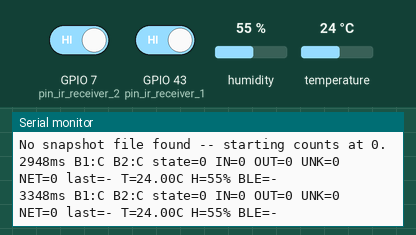
Recording of a sketch running on a simulated ESP32. On the bench: the last lines printed to the serial monitor. The inputs (shaded band) are chosen by the test bench; at power-on: GPIO 7 (pin_ir_receiver_2) HIGH, GPIO 43 (pin_ir_receiver_1) HIGH, humidity 55 %, temperature 24 °C. Storage starts empty; nothing arrives over Bluetooth unless stated; a phone connects over Bluetooth LE 3 s after start.

Above: at 3.7 s.
3.8 s: GPIO 7 (pin_ir_receiver_2) driven LOW
At 4.4 s:
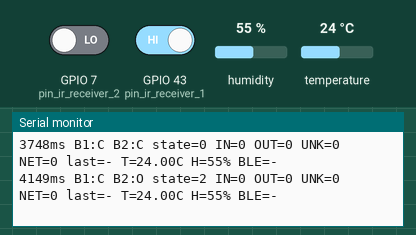
6.0 s: GPIO 43 (pin_ir_receiver_1) driven LOW
At 6.41 s:
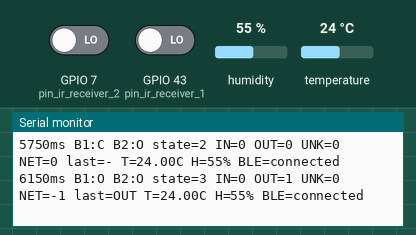
8.0 s: GPIO 7 (pin_ir_receiver_2) driven HIGH
At 8.41 s:
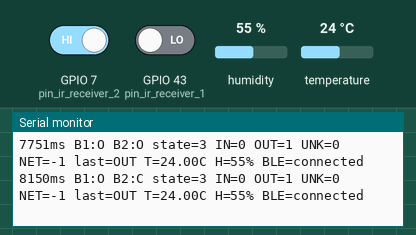
10.0 s: GPIO 43 (pin_ir_receiver_1) driven HIGH
At 10.41 s:
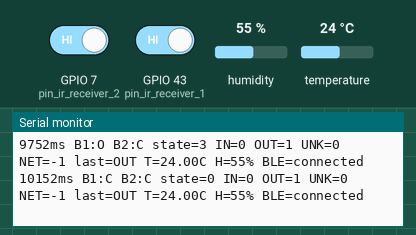
12.0 s: GPIO 7 (pin_ir_receiver_2) driven LOW
At 12.41 s:
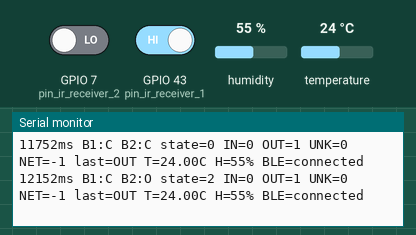

The sketch:

batmetrics_firmware.ino
```cpp
#include <DHT11.h>
#include <SPI.h>
#include <SD.h>
#include <BLEDevice.h>
#include <BLEServer.h>
#include <BLEUtils.h>
#include <BLE2902.h>

// --- Pin assignments ---
const int pin_ir_receiver_1 = D6;
const int pin_ir_receiver_2 = D8;
const int pin_temp_humidity = D3;
const int pin_sd_cs = 4;

// Per-beam causal debounce; validated safe range 15-20ms (real bounce found at
// 1-49ms, genuine pulses never shorter than ~38ms once debounced).
const unsigned long DEBOUNCE_MS = 15;

const char *SNAPSHOT_PATH = "/COUNTS.CSV";

// --- BLE ---
#define SERVICE_UUID        "12345678-1234-1234-1234-1234567890ab"
#define CHARACTERISTIC_UUID "abcd1234-1234-1234-1234-1234567890ab"

BLECharacteristic *pChar;
bool ble_connected = false;
// Set on the BLE stack's own task in onConnect(); read/cleared from loop() so
// the first notify to a newly connected client is sent from the main loop,
// not synchronously inside the connect callback -- a client typically hasn't
// written the notify-subscribe (CCCD) descriptor yet at the exact moment
// onConnect fires, so a notify() sent right there is commonly dropped.
volatile bool ble_just_connected = false;

class ServerCB : public BLEServerCallbacks {
  void onConnect(BLEServer *s) {
    ble_connected = true;
    ble_just_connected = true;
  }
  void onDisconnect(BLEServer *s) {
    ble_connected = false;
    s->startAdvertising();
  }
};

float temperature = 999.99;
int humidity = 0;
int temperature_humidity_readout_interval_minutes = 15;
unsigned long int temperature_humidity_readout_millis = 0;

DHT11 dht11(pin_temp_humidity);

unsigned long int prMillis = 0;


// Debounces a single digital input: a new raw value is only accepted as the
// real `debounced` state once it has been stable for DEBOUNCE_MS.
struct DebouncedInput {
  bool raw_last;
  bool debounced;
  unsigned long last_change_millis;

  void init(bool initial) {
    raw_last = debounced = initial;
    last_change_millis = millis();
  }

  void update(bool raw) {
    unsigned long now = millis();
    if (raw != raw_last) {
      raw_last = raw;
      last_change_millis = now;
    }
    if (raw != debounced && (now - last_change_millis) >= DEBOUNCE_MS) {
      debounced = raw;
    }
  }
};

DebouncedInput barrier1;  // debounced == true means "closed", i.e. beam intact
DebouncedInput barrier2;

enum CounterState { IDLE, ARMED_1, ARMED_2, CLEARING };
CounterState counter_state = IDLE;
bool prev_b1_closed = true;
bool prev_b2_closed = true;

long count_in = 0;       // barrier1-first ("1-first")
long count_out = 0;      // barrier2-first ("2-first")
long count_unknown = 0;  // both beams broke in the same debounced sample
int last_direction = 0;  // 0=none, +1=IN, -1=OUT, 2=unknown (Serial diagnostics only)


void write_sd_snapshot() {
  SD.remove(SNAPSHOT_PATH);
  File dataFile = SD.open(SNAPSHOT_PATH, FILE_WRITE);
  if (dataFile) {
    dataFile.println("count_in,count_out,count_unknown,net,temperature,humidity,uptime_millis");
    dataFile.print(count_in);
    dataFile.print(",");
    dataFile.print(count_out);
    dataFile.print(",");
    dataFile.print(count_unknown);
    dataFile.print(",");
    dataFile.print(count_in - count_out);
    dataFile.print(",");
    dataFile.print(temperature);
    dataFile.print(",");
    dataFile.print(humidity);
    dataFile.print(",");
    dataFile.print(millis());
    dataFile.print("\n");
    dataFile.close();
  } else {
    Serial.println("Error while opening snapshot file for write.");
  }
}


bool read_sd_snapshot() {
  File dataFile = SD.open(SNAPSHOT_PATH, FILE_READ);
  if (!dataFile) {
    Serial.println("No snapshot file found -- starting counts at 0.");
    return false;
  }
  dataFile.readStringUntil('\n');  // discard header
  String row = dataFile.readStringUntil('\n');
  dataFile.close();
  row.trim();

  int p1 = row.indexOf(',');
  int p2 = row.indexOf(',', p1 + 1);
  int p3 = row.indexOf(',', p2 + 1);  // net column boundary; value recomputed, not trusted
  int p4 = row.indexOf(',', p3 + 1);
  int p5 = row.indexOf(',', p4 + 1);
  if (p1 < 0 || p2 < 0 || p3 < 0 || p4 < 0 || p5 < 0) {
    Serial.println("Snapshot file malformed -- starting counts at 0.");
    return false;
  }

  count_in = row.substring(0, p1).toInt();
  count_out = row.substring(p1 + 1, p2).toInt();
  count_unknown = row.substring(p2 + 1, p3).toInt();
  temperature = row.substring(p4 + 1, p5).toFloat();
  humidity = row.substring(p5 + 1).toInt();

  Serial.print("Restored from snapshot: count_in=");
  Serial.print(count_in);
  Serial.print(" count_out=");
  Serial.print(count_out);
  Serial.print(" count_unknown=");
  Serial.println(count_unknown);
  return true;
}


// Always refreshes the characteristic's stored value (cheap, no BLE traffic),
// so a client that does a plain GATT read right after connecting -- instead
// of or before subscribing to notifications -- still gets current data rather
// than whatever was last notified (or nothing, on a fresh boot with no
// bat/DHT events yet).
void update_ble_value() {
  char json[64];
  snprintf(json, sizeof(json), "{\"bats\":%d,\"temp\":%.1f,\"hum\":%d}",
           (int)(count_in - count_out), temperature, humidity);
  pChar->setValue(json);
}

void notify_ble() {
  update_ble_value();
  if (ble_connected) {
    pChar->notify();
  }
}


void count_ir_barriers_logic() {
  barrier1.update(digitalRead(pin_ir_receiver_1) == 1);
  barrier2.update(digitalRead(pin_ir_receiver_2) == 1);

  bool cur_b1 = barrier1.debounced;
  bool cur_b2 = barrier2.debounced;

  bool b1_broke = prev_b1_closed && !cur_b1;
  bool b1_released = !prev_b1_closed && cur_b1;
  bool b2_broke = prev_b2_closed && !cur_b2;
  bool b2_released = !prev_b2_closed && cur_b2;

  switch (counter_state) {
    case IDLE:
      if (b1_broke && b2_broke) {
        count_unknown++;
        last_direction = 2;
        write_sd_snapshot();
        notify_ble();
        counter_state = CLEARING;
      } else if (b1_broke) {
        counter_state = ARMED_1;
      } else if (b2_broke) {
        counter_state = ARMED_2;
      }
      break;

    case ARMED_1:  // completion checked before abort
      if (b2_broke) {
        count_in++;
        last_direction = 1;
        write_sd_snapshot();
        notify_ble();
        counter_state = CLEARING;
      } else if (b1_released) {
        counter_state = IDLE;  // abort, no count
      }
      break;

    case ARMED_2:
      if (b1_broke) {
        count_out++;
        last_direction = -1;
        write_sd_snapshot();
        notify_ble();
        counter_state = CLEARING;
      } else if (b2_released) {
        counter_state = IDLE;
      }
      break;

    case CLEARING:  // no settle timer -- proven sufficient on real data
      if (cur_b1 && cur_b2) {
        counter_state = IDLE;
      }
      break;
  }

  prev_b1_closed = cur_b1;
  prev_b2_closed = cur_b2;
}


void read_temperature_humidity_sensor() {
  int current_temperature = 0;
  int current_humidity = 0;
  int result = dht11.readTemperatureHumidity(current_temperature, current_humidity);

  if (result == 0) {
    temperature = current_temperature;
    humidity = current_humidity;
  } else {
    Serial.println(DHT11::getErrorString(result));
  }
}


void setup() {
  Serial.begin(115200);

  delay(2000);

  pinMode(pin_ir_receiver_1, INPUT_PULLUP);
  pinMode(pin_ir_receiver_2, INPUT_PULLUP);

  if (!SD.begin(pin_sd_cs)) {
    Serial.println("SD board initialization failed! Counts will not persist across reboots.");
  } else {
    read_sd_snapshot();  // auto-resume; falls back to zeros internally on missing/malformed file
  }

  dht11.setDelay(1000);
  read_temperature_humidity_sensor();
  temperature_humidity_readout_millis = millis();

  barrier1.init(digitalRead(pin_ir_receiver_1) == 1);
  barrier2.init(digitalRead(pin_ir_receiver_2) == 1);
  prev_b1_closed = barrier1.debounced;
  prev_b2_closed = barrier2.debounced;

  prMillis = millis();

  BLEDevice::init("BatBox-Planten-un-Blomen");

  BLEServer *server = BLEDevice::createServer();
  server->setCallbacks(new ServerCB());

  BLEService *service = server->createService(SERVICE_UUID);
  pChar = service->createCharacteristic(
      CHARACTERISTIC_UUID,
      BLECharacteristic::PROPERTY_READ | BLECharacteristic::PROPERTY_NOTIFY);
  pChar->addDescriptor(new BLE2902());  // required for notifications
  service->start();

  BLEAdvertising *adv = server->getAdvertising();
  adv->addServiceUUID(SERVICE_UUID);
  // Longer advertising interval saves power (values are in units of 0.625ms)
  adv->setMinInterval(0x100);  // ~160ms
  adv->setMaxInterval(0x200);  // ~320ms
  adv->start();

  update_ble_value();  // prime the characteristic before any client ever connects
}


void loop() {
  count_ir_barriers_logic();  // unthrottled, no delay()

  // A loop() that never yields at all can starve the ESP32 idle task, which
  // trips the task watchdog and reboots the chip -- looking like a random BLE
  // disconnect. A 1ms yield every ~20ms costs ~5% of the polling budget at
  // most (still comfortably above the validated ~610-915Hz floor) and is
  // rate-limited so it doesn't throttle every single iteration.
  static unsigned long lastYieldMillis = 0;
  if (millis() - lastYieldMillis >= 20) {
    lastYieldMillis = millis();
    delay(1);
  }

  if (ble_just_connected) {
    ble_just_connected = false;
    notify_ble();  // catch the client up immediately, don't wait for the next bat pass or DHT tick
  }

  if (millis() - temperature_humidity_readout_millis >= temperature_humidity_readout_interval_minutes * 60 * 1000) {
    temperature_humidity_readout_millis = millis();
    read_temperature_humidity_sensor();
    write_sd_snapshot();
    notify_ble();
  }

  // Arduino Nano ESP32 uses native USB CDC for Serial, not a separate USB-
  // serial chip: if nothing is actively reading it (Serial Monitor closed, or
  // running standalone on battery), Serial.print() can block once its
  // internal buffer fills, stalling loop() indefinitely. `if (Serial)` is
  // true only while a host actually has the CDC port open.
  if (Serial && millis() - prMillis >= 400) {
    prMillis = millis();

    Serial.print(millis());
    Serial.print("ms B1:");
    Serial.print(barrier1.debounced ? "C" : "O");
    Serial.print(" B2:");
    Serial.print(barrier2.debounced ? "C" : "O");
    Serial.print(" state=");
    Serial.print(counter_state);
    Serial.print(" IN=");
    Serial.print(count_in);
    Serial.print(" OUT=");
    Serial.print(count_out);
    Serial.print(" UNK=");
    Serial.print(count_unknown);
    Serial.print(" NET=");
    Serial.print(count_in - count_out);
    Serial.print(" last=");
    Serial.print(last_direction == 1 ? "IN" : last_direction == -1 ? "OUT" : last_direction == 2 ? "UNK" : "-");
    Serial.print(" T=");
    Serial.print(temperature);
    Serial.print("C H=");
    Serial.print(humidity);
    Serial.print("% BLE=");
    Serial.println(ble_connected ? "connected" : "-");
  }
}
```

Measured:
- after the input at 3.8 s, the serial monitor: prints a new line after 0.35 s (image 1)
- after the input at 6.0 s, the serial monitor: prints a new line after 0.15 s (image 2)
- after the input at 8.0 s, the serial monitor: prints a new line after 0.15 s (image 3)
- after the input at 10.0 s, the serial monitor: prints a new line after 0.15 s (image 4)
- after the input at 12.0 s, the serial monitor: prints a new line after 0.15 s (image 5)
